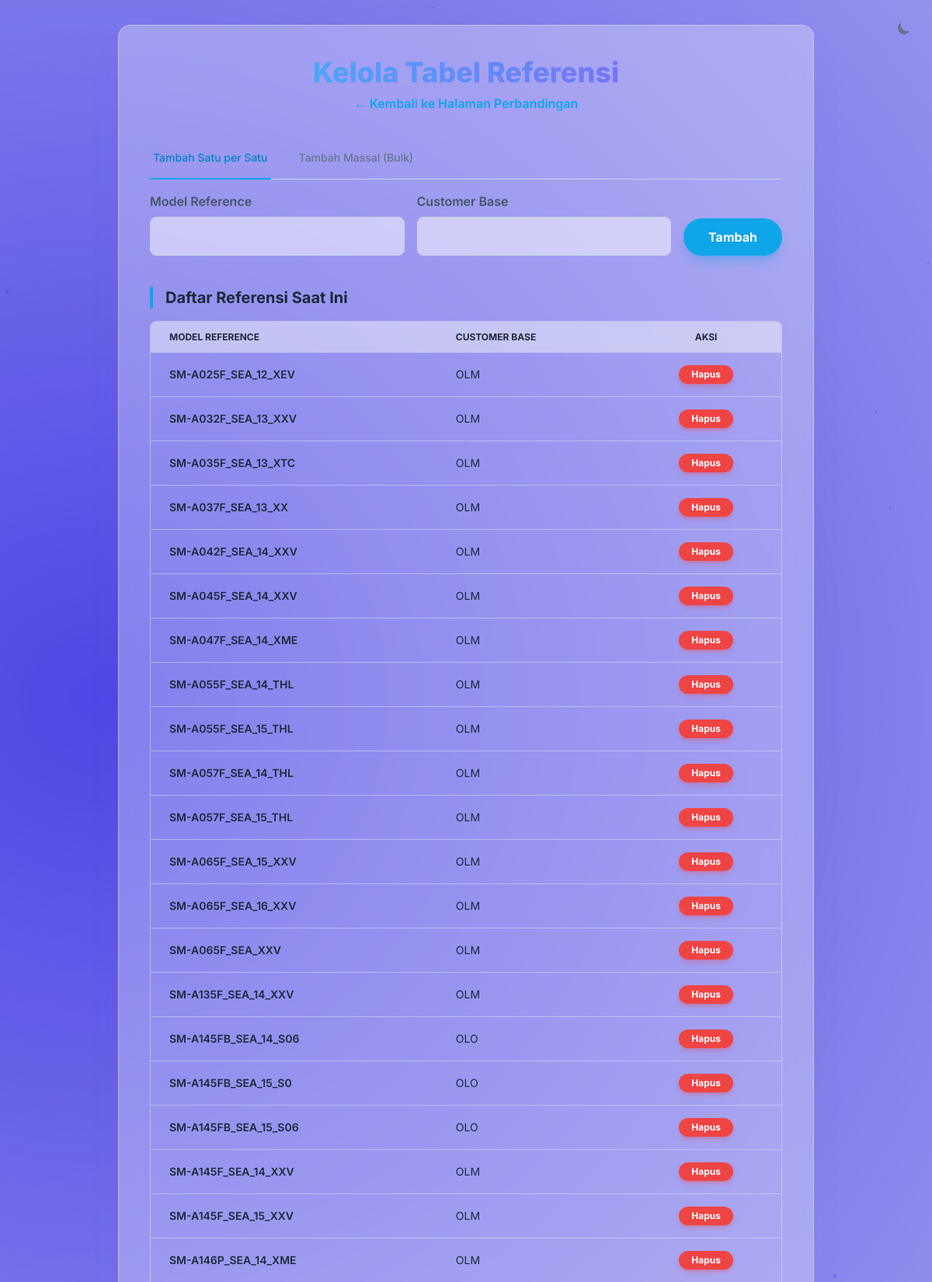
Page /references.php (upper part) on the committed database.
### tables this page shows
CREATE TABLE `model_references` (
  `id` int(11) NOT NULL,
  `model_name` varchar(50) NOT NULL,
  `base_customer` varchar(10) NOT NULL,
  `created_at` timestamp NOT NULL DEFAULT current_timestamp()
);

### references.php (the view, shortened to what this page needs)
<?php
require_once 'db.php';
$references = $pdo->query("SELECT * FROM model_references ORDER BY model_name ASC")->fetchAll();
require 'header.php';
?>
<main class="container mx-auto p-4 md:p-8">
    <div class="w-full max-w-4xl mx-auto backdrop-blur-xl bg-white/30 dark:bg-slate-900/30 p-6 md:p-10 rounded-2xl border border-slate-200/50 dark:border-slate-800/50 shadow-2xl shadow-slate-500/10 dark:shadow-black/50">
        <h1 class="text-3xl md:text-4xl font-extrabold text-center mb-2 text-transparent bg-clip-text bg-gradient-to-r from-sky-400 to-violet-500">
        </h1>
        <p class="text-center mb-8">
            <a href="index.php" class="font-semibold text-sky-500 dark:text-sky-400 hover:text-sky-600 dark:hover:text-sky-300 transition-colors">
                ← Kembali ke Halaman Perbandingan
            </a>
        </p>
        <div class="mb-10">
            <div class="border-b border-slate-300 dark:border-slate-700 mb-4">
                <nav class="-mb-px flex space-x-8" aria-label="Tabs">
                    <button id="tab-single" class="tab-button whitespace-nowrap py-4 px-1 border-b-2 font-medium text-sm text-sky-600 dark:text-sky-400 border-sky-500">
                        Tambah Satu per Satu
                    </button>
                    <button id="tab-bulk" class="tab-button whitespace-nowrap py-4 px-1 border-b-2 font-medium text-sm text-slate-500 dark:text-slate-400 border-transparent hover:text-slate-700 dark:hover:text-slate-300 hover:border-slate-400 dark:hover:border-slate-500">
                        Tambah Massal (Bulk)
                    </button>
                </nav>
            </div>
            <div id="content-single" class="tab-content">
                <form action="references.php" method="post" class="flex flex-col md:flex-row items-end gap-4">
                    <div class="flex-grow w-full">
                        <label for="model_name" class="block font-semibold mb-2 text-slate-600 dark:text-slate-300">Model Reference</label>
                        <input type="text" name="model_name" id="model_name" required class="w-full p-3 bg-white/50 dark:bg-slate-800/50 border border-slate-300 dark:border-slate-700 rounded-lg focus:ring-2 focus:ring-sky-500 transition-all">
                    </div>
                    <div class="flex-grow w-full">
                        <label for="base_customer" class="block font-semibold mb-2 text-slate-600 dark:text-slate-300">Customer Base</label>
                        <input type="text" name="base_customer" id="base_customer" required class="w-full p-3 bg-white/50 dark:bg-slate-800/50 border border-slate-300 dark:border-slate-700 rounded-lg focus:ring-2 focus:ring-sky-500 transition-all">
                    </div>
                    <div class="w-full md:w-auto">
                        <button type="submit" name="add_reference" value="1" class="w-full px-8 py-3 font-bold text-white bg-sky-500 hover:bg-sky-600 rounded-full shadow-lg shadow-sky-500/30 transition-all transform hover:scale-105">Tambah</button>
                    </div>
                </form>
            </div>
        </div>
        <div>
            <h2 class="text-xl font-bold border-l-4 border-sky-500 pl-4 mb-4">Daftar Referensi Saat Ini</h2>
            <div class="overflow-x-auto rounded-lg border border-slate-200/50 dark:border-slate-800/50">
                <table class="w-full text-sm text-left">
                     <thead class="bg-slate-100/50 dark:bg-slate-800/50 text-xs uppercase">
                        <tr>
                            <th class="px-6 py-3">Model Reference</th>
                            <th class="px-6 py-3">Customer Base</th>
                            <th class="px-6 py-3 text-center">Aksi</th>
                        </tr>
                    </thead>
                    <tbody class="divide-y divide-slate-200/50 dark:divide-slate-800/50">
                        <?php if (empty($references)): ?>
                            <tr>
                                <td colspan="3" class="text-center px-6 py-10 text-slate-500 dark:text-slate-400">Belum ada data referensi.</td>
                            </tr>
                        <?php else: ?>
                            <?php foreach ($references as $ref): ?>
                            <tr class="hover:bg-slate-200/30 dark:hover:bg-slate-800/30 transition-colors">
                                <td class="px-6 py-4 font-semibold"><?= htmlspecialchars($ref['model_name']) ?></td>
                                <td class="px-6 py-4"><?= htmlspecialchars($ref['base_customer']) ?></td>
                                <td class="px-6 py-4 text-center">
                                    <form action="references.php" method="post" onsubmit="return confirm('Apakah Anda yakin ingin menghapus item ini?');">
                                        <button type="submit" name="delete_reference" value="1" class="px-4 py-1 text-xs font-bold text-white bg-red-500 hover:bg-red-600 rounded-full shadow-md shadow-red-500/30 transition-all transform hover:scale-105">Hapus</button>
                                    </form>
                                </td>
                            </tr>
                            <?php endforeach; ?>
                        <?php endif; ?>
                    </tbody>
                </table>
            </div>
        </div>
    </div>
</main>
<?php require 'footer.php'; ?>

### header.php (style rules this page uses)
body::before { content: ''; position: fixed; top: 0; left: 0; width: 100%; height: 100%; z-index: -2; background: radial-gradient(circle at 10% 10%, #4f46e5 0%, transparent 40%), radial-gradient(circle at 90% 80%, #0ea5e9 0%, transparent 40%); animation: aurora-glow 20s infinite alternate; }

### rows in the picture
model_references: model_name "SM-A025F_SEA_12_XEV", base_customer "OLM"
model_references: model_name "SM-A032F_SEA_13_XXV", base_customer "OLM"
model_references: model_name "SM-A035F_SEA_13_XTC", base_customer "OLM"
model_references: model_name "SM-A037F_SEA_13_XX", base_customer "OLM"
model_references: model_name "SM-A042F_SEA_14_XXV", base_customer "OLM"
model_references: model_name "SM-A045F_SEA_14_XXV", base_customer "OLM"
model_references: model_name "SM-A047F_SEA_14_XME", base_customer "OLM"
model_references: model_name "SM-A055F_SEA_14_THL", base_customer "OLM"
model_references: model_name "SM-A055F_SEA_15_THL", base_customer "OLM"
model_references: model_name "SM-A057F_SEA_14_THL", base_customer "OLM"
model_references: model_name "SM-A057F_SEA_15_THL", base_customer "OLM"
model_references: model_name "SM-A065F_SEA_15_XXV", base_customer "OLM"
model_references: model_name "SM-A065F_SEA_16_XXV", base_customer "OLM"
model_references: model_name "SM-A065F_SEA_XXV", base_customer "OLM"
model_references: model_name "SM-A135F_SEA_14_XXV", base_customer "OLM"
model_references: model_name "SM-A145FB_SEA_14_S06", base_customer "OLO"
model_references: model_name "SM-A145FB_SEA_15_S0", base_customer "OLO"
model_references: model_name "SM-A145FB_SEA_15_S06", base_customer "OLO"
model_references: model_name "SM-A145F_SEA_14_XXV", base_customer "OLM"
model_references: model_name "SM-A145F_SEA_15_XXV", base_customer "OLM"
model_references: model_name "SM-A146P_SEA_14_XME", base_customer "OLM"
